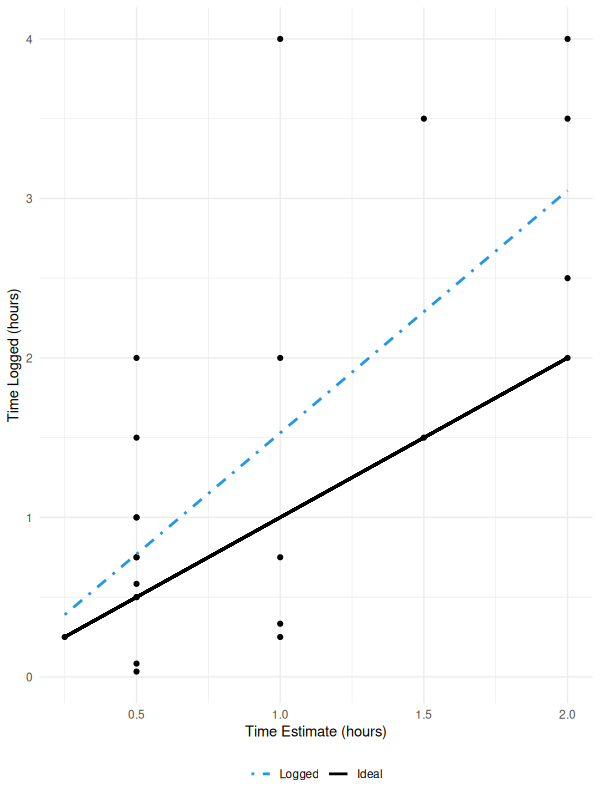

Reproduce this figure in R.
library(readr)
library(dplyr)
library(ggplot2)

setwd('~/projects/task-estimation')

to_hrs <- function(x) {
  as.numeric(substr(x, 1, 2)) + as.numeric(substr(x, 4, 5))/60
}

tasks <- read_csv('tasks.csv') |>
  filter(!is.na(`Time Estimate (hours)`) & !is.na(`Time Logged (hours)`)) |>
  mutate(
    `Time Logged (hours)` = to_hrs(`Time Logged (hours)`),
    `Time Estimate (hours)` = to_hrs(`Time Estimate (hours)`)
  )

tasks |>
  ggplot(aes(x = `Time Estimate (hours)`, y = `Time Logged (hours)`)) +
  geom_point() +
  geom_smooth(method = "lm", se = FALSE, aes(color = 'Actual', linetype = 'Actual')) +
  geom_segment(aes(x = 0.25, xend = 2, y = 0.25, yend = 2, col = 'Ideal', linetype = 'Ideal'), lwd = 1) +
  scale_discrete_manual(
    c("color", "linetype"),
    name = NULL,
    breaks = c("Actual", "Ideal"),
    values = c("Actual" = 4, "Ideal"= 1)
  ) +
  theme_minimal() +
  theme(legend.position = "bottom")
ggsave("./task-estimation.png", height = 5.63, width = 4.16, units = "in", dpi = 150)